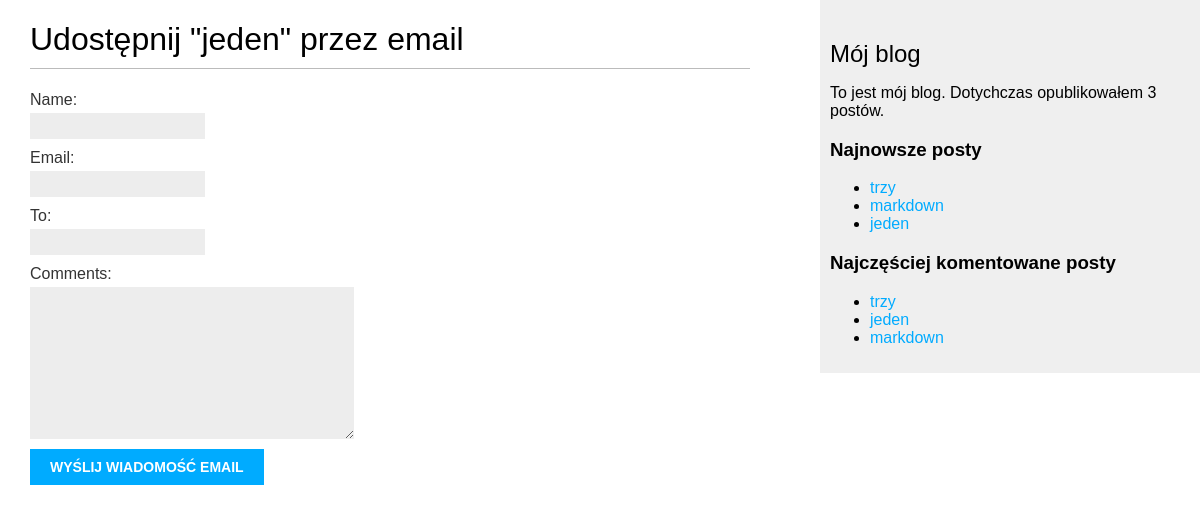
Screenshot of /blog/1/share/ with the database file from the repository.
### blog/models.py (models this page shows, shortened)
class Post(models.Model):
    STATUS_CHOICES = (('draft', 'Roboczy'), ('published', 'Opublikowany'))
    title = models.CharField(max_length=250)
    slug = models.SlugField(max_length=250, unique_for_date='publish')
    author = models.ForeignKey(User, related_name='blog_posts', on_delete=models.CASCADE)
    body = models.TextField()
    publish = models.DateTimeField(default=timezone.now)
    created = models.DateTimeField(auto_now_add=True)
    updated = models.DateTimeField(auto_now=True)
    status = models.CharField(max_length=10, choices=STATUS_CHOICES, default='draft')
    objects = models.Manager()
    published = PublishedManager()
    tags = TaggableManager()
    class Meta:
        ordering = ('-publish',)
    def get_absolute_url(self):
        return reverse('blog:post_detail', args=[self.publish.year,
                                                 self.publish.strftime('%m'),
                                                 self.publish.strftime('%d'),
                                                 self.slug])

### blog/views.py (the view)
# urls.py: url(r'^(?P<post_id>\d+)/share/$', views.post_share, name='post_share'),
def post_share(request, post_id):
    post = get_object_or_404(Post, id=post_id, status='published')
    sent = False
    if request.method == 'POST':
        form = EmailPostForm(request.POST)
        if form.is_valid():
            cd = form.cleaned_data
            post_url = request.build_absolute_uri(post.get_absolute_url())
            subject = '{} ({}) zachęca do przeczytania "{}" '.format(cd['name'], cd['email'], post.title)
            message = 'Przeczytaj post "{}" na stronie {}\n\n Komentarz dodany przez {}: {}'.format(post.title, post_url , cd['name'], cd['comments'])
            send_mail(subject, message, 'admin@myblog.com', [cd['to']])
            sent = True
    else:
        form = EmailPostForm()
    return render(request, 'blog/post/share.html', {'post': post, 'form': form, 'sent': sent})

### blog/forms.py
class EmailPostForm(forms.Form):
    name = forms.CharField(max_length=25)
    email = forms.EmailField()
    to = forms.EmailField()
    comments = forms.CharField(required=False, widget=forms.Textarea)

### blog/models.py (called while the page is built)
    def get_queryset(self):
        return super(PublishedManager, self).get_queryset().filter(status='published')

### blog/templatetags/blog_tags.py (called while the page is built)
@register.simple_tag
def total_posts():
    return Post.published.count()

@register.inclusion_tag('blog/post/latest_posts.html')
def show_latest_posts(count=5):
    latest_posts = Post.published.order_by('-publish')[:count]
    return {'latest_posts': latest_posts}

@register.simple_tag
def get_most_commented_posts(count=5):
    return Post.published.annotate(total_comments=Count('comments')).order_by('-total_comments')[:count]

### blog/templates/blog/post/share.html (shortened to what this page needs)
{% extends "blog/base.html" %}
{% block content %}
    {% if sent %}
        <h1>Wiadomość email została wysłana</h1>
        <p>Wysłanie posta "{{ post.title }}" do {{ cd.to }} zakończyło się sukcesem</p>
    {% else %}
        <h1>Udostępnij "{{ post.title }}" przez email</h1>
        <form action="." method="post">
            {{ form.as_p }}
            <input type="submit" value="Wyślij wiadomość email">
        </form>
    {% endif %}
{% endblock %}

### blog/templates/blog/base.html (shortened to what this page needs)
{% load staticfiles blog_tags %}
<!DOCTYPE html>
<html lang="en">
<head>
    <link href="{% static 'css/blog.css' %}" rel="stylesheet">
</head>
<body>
    <div id="content">
        {% block content %}
        {% endblock %}
    </div>
    <div id="sidebar">
        <h2>Mój blog</h2>
        <p>To jest mój blog. Dotychczas opublikowałem {% total_posts %} postów.</p>
        <h3>Najnowsze posty</h3>
        {% show_latest_posts 3 %}
        <h3>Najczęściej komentowane posty</h3>
        {% get_most_commented_posts as most_commented_posts %}
        <ul>
            {% for post in most_commented_posts %}
                <li>
                    <a href="{{ post.get_absolute_url }}">{{ post.title }}</a>
                </li>
            {% endfor %}
        </ul>
    </div>
</body>
</html>

### blog/templates/blog/post/latest_posts.html
<ul>
    {% for post in latest_posts %}
        <li>
            <a href="{{ post.get_absolute_url }}">{{ post.title }}</a>
        </li>
    {% endfor %}
</ul>

### blog/static/css/blog.css (style rules this page uses)
body { margin:0; padding:0; font-family:helvetica, sans-serif; }
a { color:#00abff; text-decoration:none; }
h1 { font-weight:normal; border-bottom:1px solid #bbb; padding:0 0 10px 0; }
h2 { font-weight:normal; margin:30px 0 0; }
#content { float:left; width:60%; padding:0 0 0 30px; }
#sidebar { float:right; width:30%; padding:10px; background:#efefef; height:100%; }
label { float:left; clear:both; color:#333; margin-bottom:4px; }
input, textarea { clear:both; float:left; margin:0 0 10px; background:#ededed; border:0; padding:6px 10px; font-size:12px; }
input[type=submit] { font-weight:bold; background:#00abff; color:#fff; padding:10px 20px; font-size:14px; text-transform:uppercase; }

### rows the page displays
Post: title "jeden"
Post: title "trzy"
Post: title "markdown"
